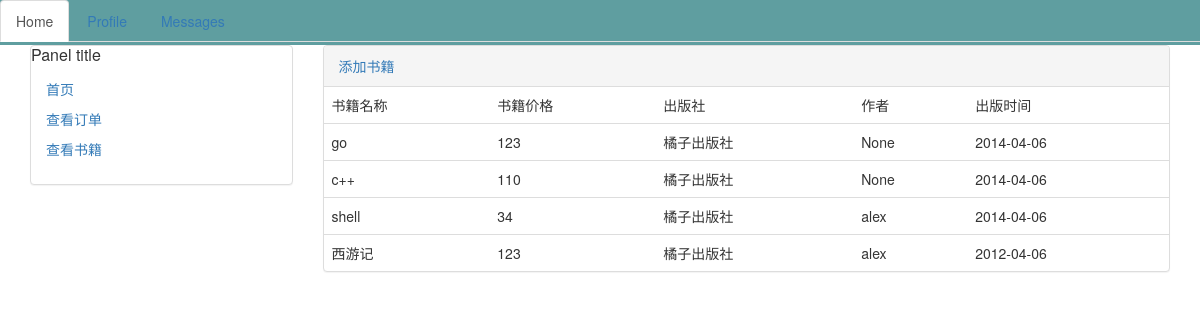
The page /books/ on the database its author committed.
### app01/models.py (models this page shows, shortened)
class Book(models.Model):
    id = models.AutoField(primary_key=True)
    title = models.CharField(max_length=30)
    price = models.CharField(max_length=30)
    publish = models.CharField(max_length=30)
    author = models.CharField(max_length=30,null=True)
    publish_date = models.DateField(null=True)
    class Meta:
        db_table = 'book'

### app01/views.py (the view)
# urls.py: path('books/', views.books),
def books(request):
    book_list = Book.objects.all()
    return render(request,'books.html',locals())

### templates/books.html (shortened to what this page needs)
<!DOCTYPE html>
<html lang="en">
<head>
</head>
<body>
{% extends 'base.html' %}
{% block con %}
        <div class="panel panel-default">
        <div class="panel-heading"><a href="/add/">添加书籍</a></div>
        <table class="table">
            <tr>
                <td>书籍名称</td>
                <td>书籍价格</td>
                <td>出版社</td>
                <td>作者</td>
                <td>出版时间</td>
            </tr>
            {% for obj in book_list %}
            <tr>
                <td>{{ obj.title }}</td>
                <td>{{ obj.price }}</td>
                <td>{{ obj.publish }}</td>
                <td>{{ obj.author }}</td>
                <td>{{ obj.publish_date|date:'Y-m-d' }}</td>
            </tr>
            {% endfor %}
        </table>
{% endblock %}

### templates/base.html (shortened to what this page needs)
<!DOCTYPE html>
<html lang="en">
<head>
    <link rel="stylesheet" href="https://cdn.jsdelivr.net/npm/bootstrap@3.3.7/dist/css/bootstrap.min.css"
>
</head>
<body>
<div class="header">
    <ul class="nav nav-tabs">
        <li role="presentation" class="active"><a href="#">Home</a></li>
        <li role="presentation"><a href="#">Profile</a></li>
        <li role="presentation"><a href="#">Messages</a></li>
    </ul>
</div>
<div class="container-fluid">
    <div class="menu col-md-3">
        <div class="panel panel-default">
            <div class="penel-heading">
                <h3 class="panel-title">Panel title</h3>
            </div>
            <div class="panel-body">
                <p><a href="/index/">首页</a></p>
                <p><a href="/order/">查看订单</a></p>
                <p><a href="/books/">查看书籍</a></p>
            </div>
        </div>
    </div>
    <div class="menu col-md-9">
        {% block con %}{% endblock %}
    </div>
</div>
</body>
</html>

### templates/base.html (style rules this page uses)
* { margin: 0; padding: 0; }
.header { width: 100%; height: 45px; background-color: cadetblue; }

### rows shown on the page
Book: title "go", price "123", publish "橘子出版社", author "None", publish_date "2014-04-06"
Book: title "c++", price "110", publish "橘子出版社", author "None", publish_date "2014-04-06"
Book: title "shell", price "34", publish "橘子出版社", author "alex", publish_date "2014-04-06"
Book: title "西游记", price "123", publish "橘子出版社", author "alex", publish_date "2012-04-06"
